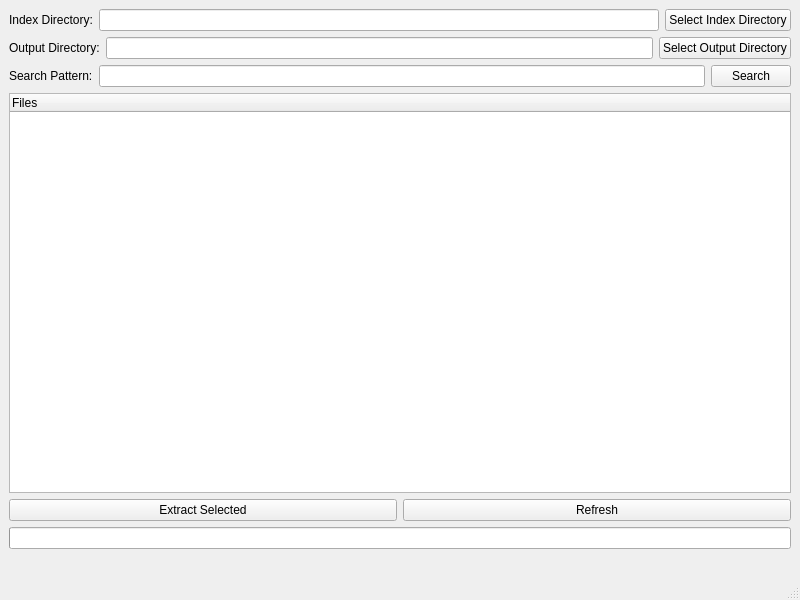
<?xml version="1.0" encoding="UTF-8"?>
<ui version="4.0">
 <class>MainWindow</class>
 <widget class="QMainWindow" name="MainWindow">
  <property name="geometry">
   <rect>
    <x>0</x>
    <y>0</y>
    <width>800</width>
    <height>600</height>
   </rect>
  </property>
  <property name="windowTitle">
   <string>WoWs Extractor</string>
  </property>
  <widget class="QWidget" name="centralwidget">
   <layout class="QVBoxLayout" name="verticalLayout">
    <item>
     <layout class="QHBoxLayout" name="indexDirLayout">
      <item>
       <widget class="QLabel" name="label">
        <property name="text">
         <string>Index Directory:</string>
        </property>
       </widget>
      </item>
      <item>
       <widget class="QLineEdit" name="indexDirPath"/>
      </item>
      <item>
       <widget class="QPushButton" name="selectIndexDirButton">
        <property name="text">
         <string>Select Index Directory</string>
        </property>
       </widget>
      </item>
     </layout>
    </item>
    <item>
     <layout class="QHBoxLayout" name="outputDirLayout">
      <item>
       <widget class="QLabel" name="label_2">
        <property name="text">
         <string>Output Directory:</string>
        </property>
       </widget>
      </item>
      <item>
       <widget class="QLineEdit" name="outputDirPath"/>
      </item>
      <item>
       <widget class="QPushButton" name="selectOutputDirButton">
        <property name="text">
         <string>Select Output Directory</string>
        </property>
       </widget>
      </item>
     </layout>
    </item>
    <item>
     <layout class="QHBoxLayout" name="searchLayout">
      <item>
       <widget class="QLabel" name="label_3">
        <property name="text">
         <string>Search Pattern:</string>
        </property>
       </widget>
      </item>
      <item>
       <widget class="QLineEdit" name="searchPattern"/>
      </item>
      <item>
       <widget class="QPushButton" name="searchButton">
        <property name="text">
         <string>Search</string>
        </property>
       </widget>
      </item>
     </layout>
    </item>
    <item>
     <widget class="QTreeWidget" name="fileTree">
      <property name="selectionMode">
       <enum>QAbstractItemView::ExtendedSelection</enum>
      </property>
      <column>
       <property name="text">
        <string>Files</string>
       </property>
      </column>
     </widget>
    </item>
    <item>
     <layout class="QHBoxLayout" name="buttonLayout">
      <item>
       <widget class="QPushButton" name="extractButton">
        <property name="text">
         <string>Extract Selected</string>
        </property>
       </widget>
      </item>
      <item>
       <widget class="QPushButton" name="refreshButton">
        <property name="text">
         <string>Refresh</string>
        </property>
       </widget>
      </item>
     </layout>
    </item>
    <item>
     <widget class="QProgressBar" name="progressBar"/>
    </item>
    <item>
     <widget class="QLabel" name="statusLabel"/>
    </item>
   </layout>
  </widget>
  <widget class="QMenuBar" name="menubar">
   <property name="geometry">
    <rect>
     <x>0</x>
     <y>0</y>
     <width>800</width>
     <height>22</height>
    </rect>
   </property>
  </widget>
  <widget class="QStatusBar" name="statusbar"/>
 </widget>
 <resources/>
 <connections/>
</ui> 
